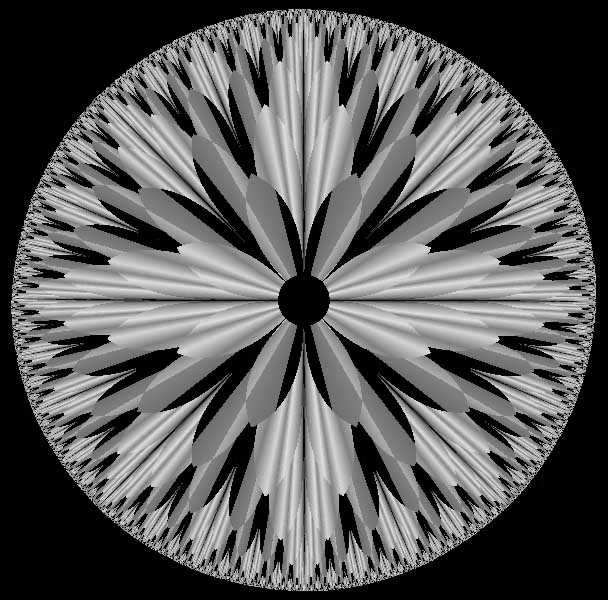
%> input picture 素材和代码/1.jpg, 608 x 600 px
$ octave yanshi.m   (GNU Octave 9; MATLAB toolbox functions it lacks are replaced by stand-ins)
%> lines starting %> are read from the running program, lines starting %| are printed output that depends on the picture
clc;
clear;

%%%%%%%图像的读取与显示%%%%%%%%%%
f1=imread('1.jpg');
%> f1 is the input picture: size 600x608 uint8; min 0, max 245, mean 89.1
f2=imread('2.jpg');
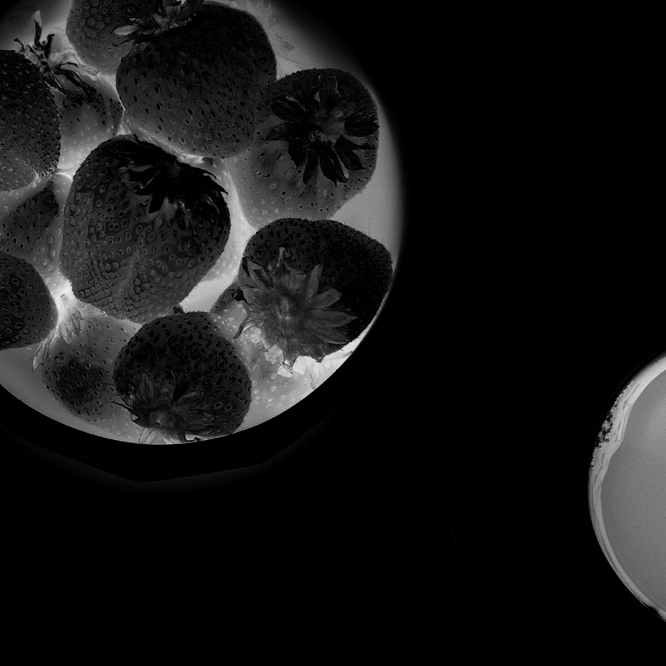
%> input picture 素材和代码/2.jpg, 666 x 666 px
%> f2 is the input picture: size 666x666 uint8; min 0, max 240, mean 21.6
%f3=imread('3.jpg');
%f4=imread('4.jpg');

whos f1                %显示数组附加信息
imfinfo 1.jpg            %显示图像文件信息
[M,N]=size(f1);        %图像(数组)大小
%> M = 600; N = 608

imshow(f1);
f1=im2double(f1);
%> f1: size 600x608 double
% g=255-f1;
 g=imcomplement(f1);
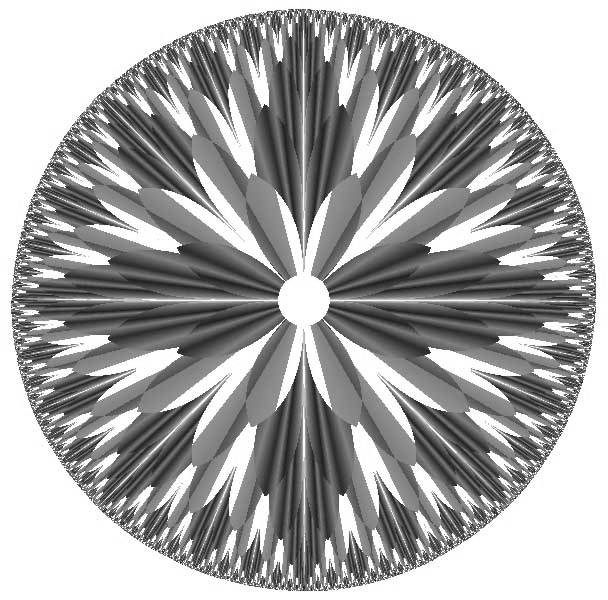
%> g: size 600x608 double; min 0.0392, max 1, mean 0.651

for i=1:M/2
    for j=1:N/2
        f1(i,j)=imcomplement(f1(i,j));
    end
end
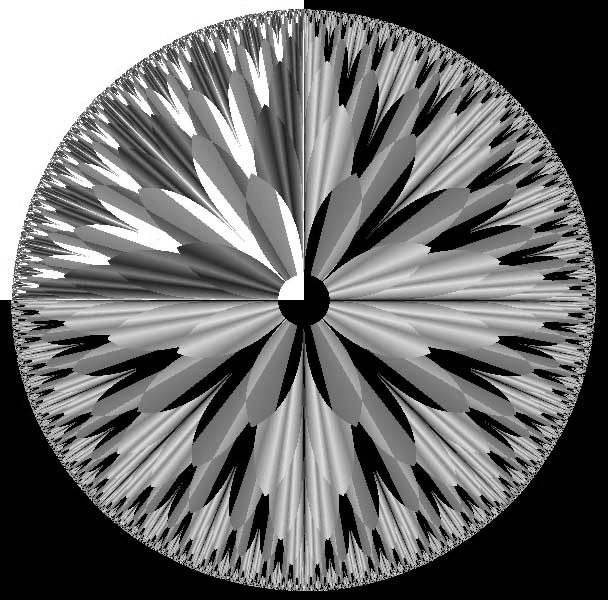
%> f1: size 600x608 double; min 0, max 1, mean 0.426
% [5 lines of commented-out code are left out]

figure,imshow(f1);
figure,imshow(g);


% [4 lines of commented-out code are left out]

%%%%%%%图像的保存%%%%%%%%%%
% imwrite(f1,'1_1.jpg')


% %%%%%%%图像的加亮或减暗%%%%%%%%%%
% f3=imadd(f1,80);          %给图像添加一个正常数，加亮
% %f3=imadd(f1,-80);        %给图像添加一个负常数，减暗
% figure,imshow(f3)
%
% %%%%%%%调整图像大小%%%%%%%%%%
% f4=imresize(f1,[666,666]);   %将图像f1的大小重新调整为[M,N]
% %f4=imresize(f1,3);          %将图像f1进行缩放，M>1放大，0<M<1缩小
%
% %%%%%%%两幅图像叠加(要求两幅图像大小相同)%%%%%%%%%%
% f5=imadd(f4,f2);
% figure,imshow(f5)
%
% f6=imresize(f1,3);
% figure,imshow(f6)
%
% %%%%%%%图像的旋转%%%%%%%%%%
% J=imread('4.jpg');
% J1=imrotate(J,45);             %逆时针旋转45度
% J2=imrotate(J,45,'crop');      %逆时针旋转45度后，剪切
% figure;
% subplot(1,2,1),imshow(J1)
% subplot(1,2,2),imshow(J2)
%
%
% %%%%%%%图像类型的转换：彩色到黑白%%%%%%%
% I=imread('lena.jpg');
% K=rgb2gray(I);
% figure;
% subplot(1,2,1),imshow(I)
% title('原始图像')
% subplot(1,2,2),imshow(K);
% title('黑白图像')
%
%
%
